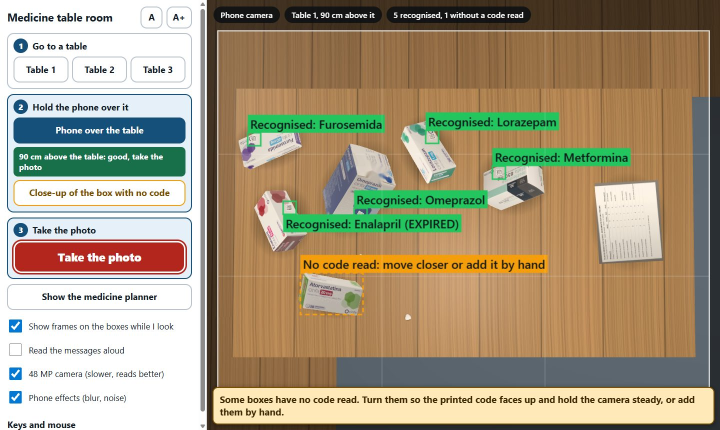
#> input picture media/5_room.jpg, 1440 x 860 px (shown at 1/2 size)
$ python -i boxes.py   (imports and definitions only)
#> lines starting #> are read from the running program, lines starting #| are printed output that depends on the picture; after the words box and inside, x2 and y2 are one past the last pixel; in counts of white or black regions, pixels touching at a corner belong together
#> further down, picture is the input picture: shape (860, 1440, 3); mean B, G, R 126.5, 153.6, 166.9
"""A light box finder: where on the table are medicine packs, and which of them have no readable code.

It is classical image processing, not a model: the table is the most common colour in the photo, a pack is a compact region whose colour differs
from the table, of a size a pack can have. It works on a plain, evenly coloured table. It does NOT identify anything: it only says "something pack-sized
is here". The live preview of the room and the planner use it for one thing, to say that a pack was seen and no code was read from it, so that the
caregiver takes a close-up or types the code. It never puts anything in the plan.

Known limits (measured in experiments/eval_boxes.py): it needs a table of a middle tone and packs that stand out from it (on a white table it found
13 % of the packs with 4 of 6 boxes wrong, so on a white table it now reports nothing; on a dark one 71 %); two packs that touch are one region; a pack with almost no printed text is taken for paper and not reported;
anything pack-sized with printed marks on it looks like a pack. A region with almost no dark marks (plain paper, a shadow, a seam between boards)
is never reported: every pack has printed text.
"""

from __future__ import annotations

import cv2
import numpy as np

WORK_WIDTH = 800                    # the image is reduced to this width: a pack is about 100 to 250 px wide there
MIN_AREA, MAX_AREA = 0.005, 0.12    # share of the image a pack can cover (at 90 cm a pack is about 1 to 4 %, at 30 cm about 10 %); the smallest pack in 60 photos was 1.4 %
MIN_FILL = 0.55                     # share of its rotated bounding rectangle a region fills (a pack is a rectangle)
MAX_ASPECT = 4.0
MIN_TEXT = 0.025                    # a pack has printed text and logos: a region with almost no dark marks is a sheet of paper, a shadow or a seam in the wood
LIGHT_TABLE_L, LIGHT_TABLE_CHROMA = 190, 15     # a table this light and this grey (Lab, 0-255 scale) is "white": room white table L 220-227, chroma 6-7; wood L 115-159, chroma 24-34
COLOUR_DISTANCE = 22.0              # distance in Lab from the table colour above which a pixel is "not table"


def _table_colour(lab: np.ndarray) -> np.ndarray:
    """The most common colour: k-means with three clusters on a sample of the pixels, the biggest cluster is the table."""
    sample = lab.reshape(-1, 3)[:: max(1, lab.shape[0] * lab.shape[1] // 6000)].astype(np.float32)
    _, labels, centres = cv2.kmeans(sample, 3, None, (cv2.TERM_CRITERIA_EPS + cv2.TERM_CRITERIA_MAX_ITER, 20, 1.0), 2, cv2.KMEANS_PP_CENTERS)
    return centres[np.bincount(labels.ravel()).argmax()]


def _small_lab(img: np.ndarray) -> np.ndarray:
    scale = WORK_WIDTH / img.shape[1]
#> scale = 0.556
    small = cv2.resize(img if img.ndim == 3 else cv2.cvtColor(img, cv2.COLOR_GRAY2BGR), None, fx=scale, fy=scale, interpolation=cv2.INTER_AREA)
    return cv2.cvtColor(cv2.GaussianBlur(small, (0, 0), 1.5), cv2.COLOR_BGR2LAB).astype(np.float32)
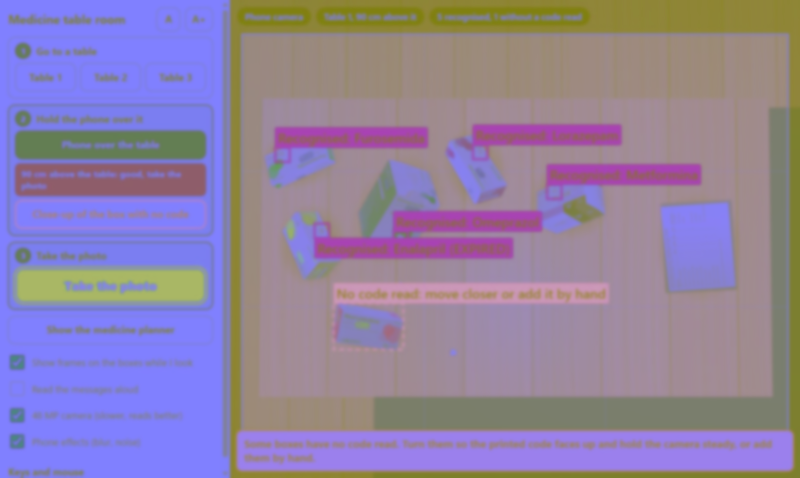
#> returned value: shape (478, 800, 3) float32; mean of channels 0, 1, 2 162.8, 130.5, 145; drawn as B, G, R


def light_table(img: np.ndarray) -> bool:
    """True on a white or very light grey table, where white packs and paper look like the table and the finder is wrong more often than right."""
    L, a, b = _table_colour(_small_lab(img))
#> in _table_colour, `_, labels, centres = cv2.kmeans(sample, 3, None, (cv2.TERM_CRITERIA_EP..`: labels = 6070 values, max 2 at index 0, min 0 at index 4, mean 1.15; centres = [[78.71, 125.5, 129.6], [146, 133.4, 156.4], [236.4, 127.4, 132.6]]
#> L = 146; a = 133.4; b = 156.4
    return bool(L >= LIGHT_TABLE_L and np.hypot(a - 128, b - 128) < LIGHT_TABLE_CHROMA)


def regions(img: np.ndarray) -> list[dict]:
    """Every pack-sized region that differs from the table: its box in the coordinates of `img` and two measures of its look inside the region only."""
    h, w = img.shape[:2]
#> h = 860; w = 1440
    scale = WORK_WIDTH / w
#> scale = 0.556
    small = cv2.resize(img if img.ndim == 3 else cv2.cvtColor(img, cv2.COLOR_GRAY2BGR), None, fx=scale, fy=scale, interpolation=cv2.INTER_AREA)
    blurred = cv2.GaussianBlur(small, (0, 0), 1.5)                # wood grain and sensor noise
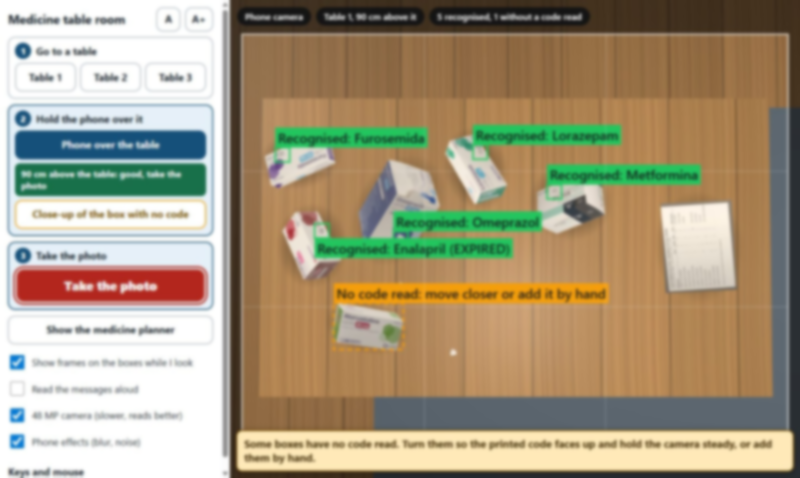
#> blurred: shape (478, 800, 3); mean B, G, R 126.5, 153.6, 166.9
    lab = cv2.cvtColor(blurred, cv2.COLOR_BGR2LAB).astype(np.float32)
    table = _table_colour(lab)
#> table = [145.8, 133.3, 156.3]
    diff = lab - table
    distance = np.sqrt(diff[..., 1] ** 2 + diff[..., 2] ** 2 + (0.5 * diff[..., 0]) ** 2)      # colour first, brightness half as much (shadows)
    mask = (distance > COLOUR_DISTANCE).astype(np.uint8)
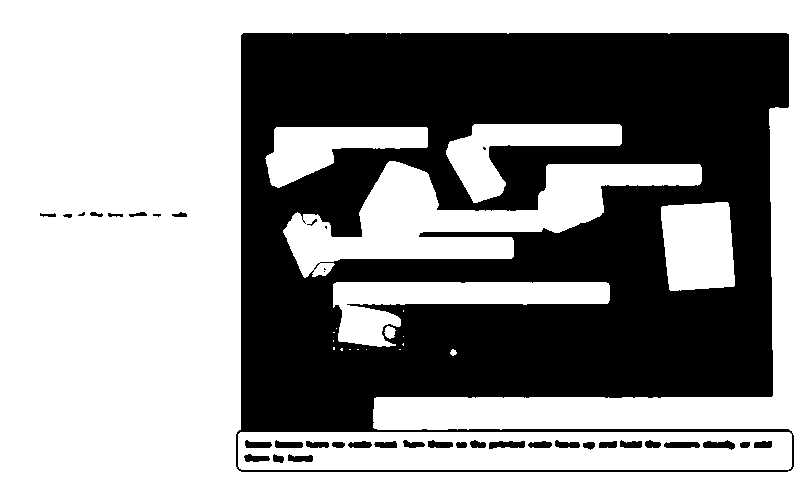
#> mask: shape (478, 800); values 0 (black) and 1 (white), 57.9% white; 38 black regions (6 under 20 px), largest, box (x1, y1, x2, y2) and area: (236, 33, 794, 472) 157525, (489, 441, 525, 449) 220, (703, 440, 735, 450) 201
    mask = cv2.morphologyEx(mask, cv2.MORPH_CLOSE, cv2.getStructuringElement(cv2.MORPH_ELLIPSE, (11, 11)))
#> mask: shape (478, 800); values 0 (black) and 1 (white), 59.8% white; 1 black region, box (x1, y1, x2, y2) and area: (241, 33, 789, 432) 153667
    mask = cv2.morphologyEx(mask, cv2.MORPH_OPEN, cv2.getStructuringElement(cv2.MORPH_ELLIPSE, (7, 7)))
#> mask: shape (478, 800); values 0 (black) and 1 (white), 59.8% white; 1 black region, box (x1, y1, x2, y2) and area: (241, 33, 789, 432) 153792
    count, labels, stats, _ = cv2.connectedComponentsWithStats(mask, connectivity=8)
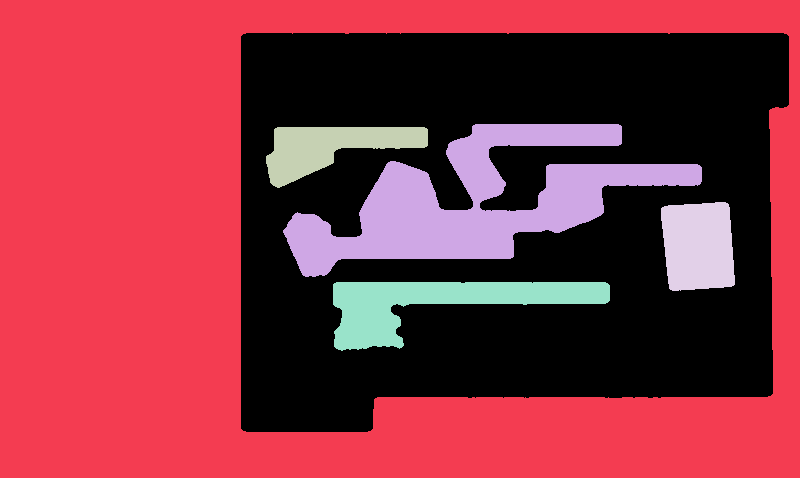
#> labels: shape (478, 800) int32; 6 distinct labels, from 0 to 5; one colour per label, 0 black
#> count = 6; stats = [[241, 33, 548, 399, 153792], [0, 0, 800, 478, 183465], [283, 124, 419, 153, 25447], [266, 127, 162, 61, 5154], [661, 202, 74, 89, 5774], [333, 282, 277, 69, 8768]]
    total = small.shape[0] * small.shape[1]
#> total = 382400
    lab_sharp = cv2.cvtColor(small, cv2.COLOR_BGR2LAB).astype(np.float32)
    chroma = np.hypot(lab_sharp[..., 1] - 128, lab_sharp[..., 2] - 128)
    gray = cv2.cvtColor(small, cv2.COLOR_BGR2GRAY)
    dark = (gray < 150).astype(np.uint8)
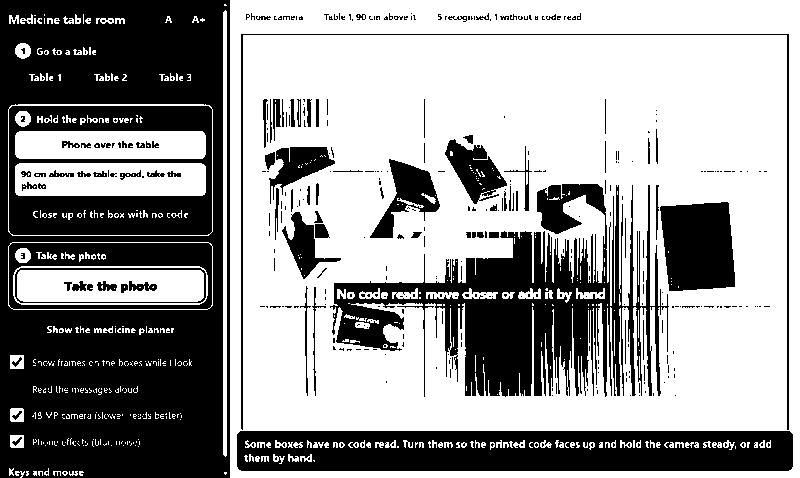
#> dark: shape (478, 800); values 0 (black) and 1 (white), 60% white; 416 black regions (329 under 20 px), largest, box (x1, y1, x2, y2) and area: (0, 0, 230, 478) 82949, (330, 184, 669, 397) 28099, (237, 431, 793, 471) 20070
    thin_strokes = ((dark > 0) & (cv2.morphologyEx(dark, cv2.MORPH_OPEN, np.ones((5, 5), np.uint8)) == 0))      # dark marks narrower than 5 px: text
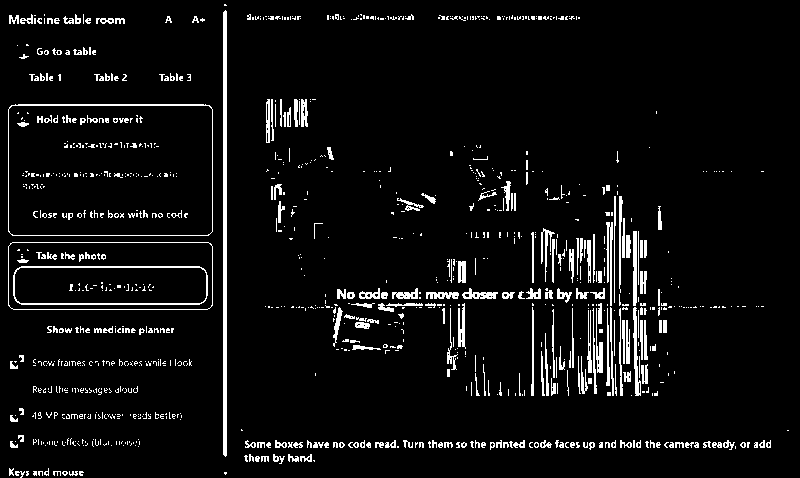
#> thin_strokes: shape (478, 800) bool; 5.8% white in thin lines or dots
    out = []
    for i in range(1, count):
        x, y, bw, bh, area = stats[i]
        if not MIN_AREA <= area / total <= MAX_AREA:
            continue
        if x <= 1 or y <= 1 or x + bw >= small.shape[1] - 1 or y + bh >= small.shape[0] - 1:
            continue                                              # cut by the edge of the photo: its code may be outside
        inside = labels == i
        points = cv2.findNonZero(inside.astype(np.uint8))
        (_, _), (rw, rh), _ = cv2.minAreaRect(points)
        if min(rw, rh) < 1 or max(rw, rh) / min(rw, rh) > MAX_ASPECT or area / (rw * rh) < MIN_FILL:
            continue
        out.append({"bbox": (int(x / scale), int(y / scale), int((x + bw) / scale), int((y + bh) / scale)),
                    "side": float(np.sqrt(rw * rh) / scale),          # side of the square with the same area, in pixels of `img`
                    "colour": float((chroma[inside] > 25).mean()), "text": float(thin_strokes[inside].mean())})
#> this loop made 5 passes
#> (x, y, bw, bh, area, rw, rh) on passes 2 to 5: (283, 124, 419, 153, 25447, 413, 137.6), (266, 127, 162, 61, 5154, 165.4, 58.37), (661, 202, 74, 89, 5774, 68.85, 85.84), (333, 282, 277, 69, 8768, 68, 276)
#> pass 3, in regions, `inside = labels == i`:
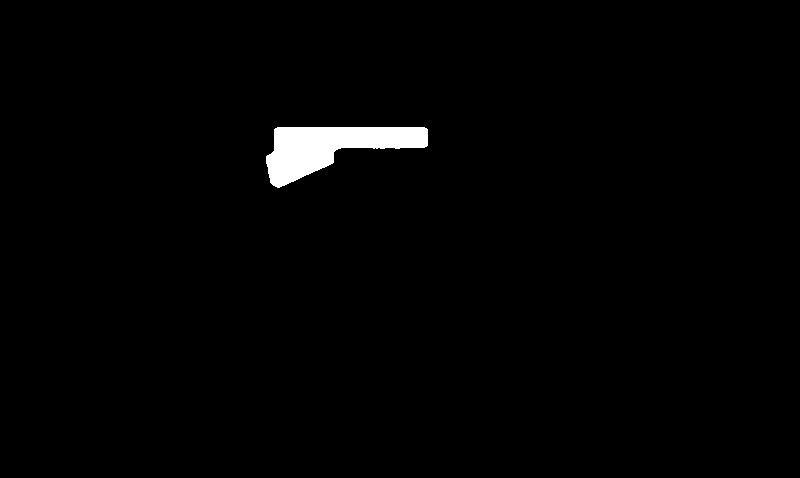
#> inside: shape (478, 800) bool; 1.3% white; 1 white region, box (x1, y1, x2, y2) and area: (266, 127, 428, 188) 5154
#> after the loop, out = 1 item
    return out


def find_packs(img: np.ndarray) -> list[dict]:
    """The regions that are packs (see the module text): {"bbox": (x0, y0, x1, y1), "side": pixels} in the coordinates of `img`."""
    if light_table(img):            # silent rather than wrong: a missing amber box never meant "every pack has a code"
        return []
    return [{"bbox": r["bbox"], "side": r["side"]} for r in regions(img) if r["text"] >= MIN_TEXT]


def find_boxes(img: np.ndarray) -> list[tuple[int, int, int, int]]:
    """Pack-sized regions that differ from the table, as (x0, y0, x1, y1) in the coordinates of `img`. Regions touching the border are left out."""
    return [p["bbox"] for p in find_packs(img)]


def without_code(boxes: list[tuple[int, int, int, int]], codes: list[tuple[int, int, int, int]]) -> list[tuple[int, int, int, int]]:
    """The boxes that contain the centre of no code that was read (readable or not: a code that is read but not verified is another message)."""
    def has_code(box):
        x0, y0, x1, y1 = box
        return any(x0 <= (c[0] + c[2]) / 2 <= x1 and y0 <= (c[1] + c[3]) / 2 <= y1 for c in codes)
    return [b for b in boxes if not has_code(b)]

>>> import cv2
>>> picture = cv2.imread('../../media/5_room.jpg')
>>> result = find_packs(picture)
#> result = []
